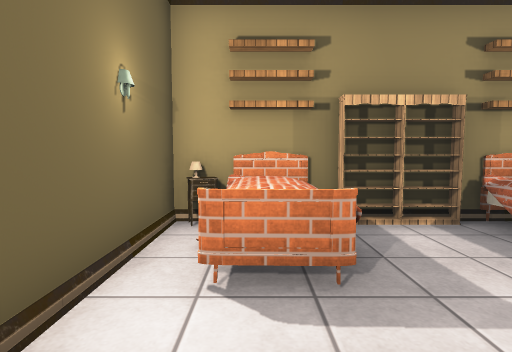
View 1 (above)

16 first-person views from a walk through a scene from a Unity 3-D project. The camera is 1.2 m above the floor, tilts 4° down and sees 80° across. The floor is counted in squares, 1 m on a side. Each view is taken from the middle of a square. On the plan, view 1 faces up. The plan holds only what a view shows up to about 13 squares ahead; the rest is blank. The place goes on beyond the plan. The player is left out. Door leaves are left out, so doorways stand open. Some surface patterns are stand-ins.

View 2
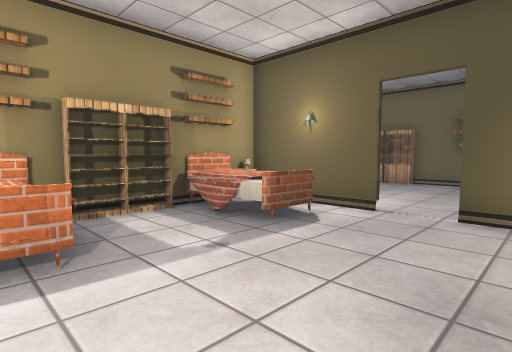

View 3
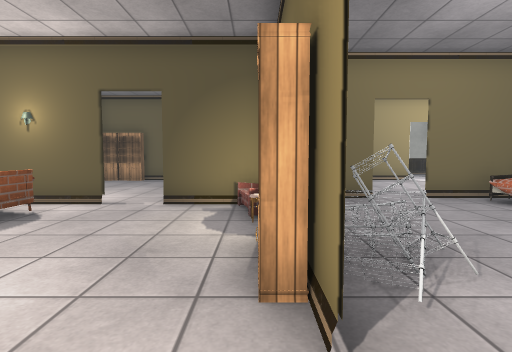

View 4
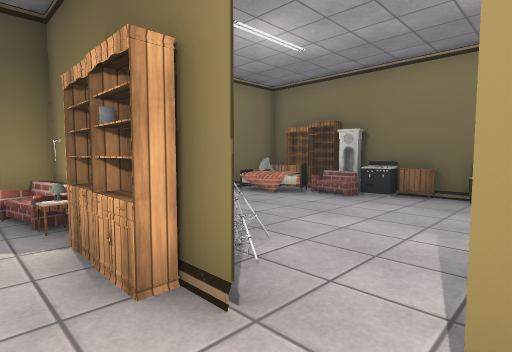

View 5
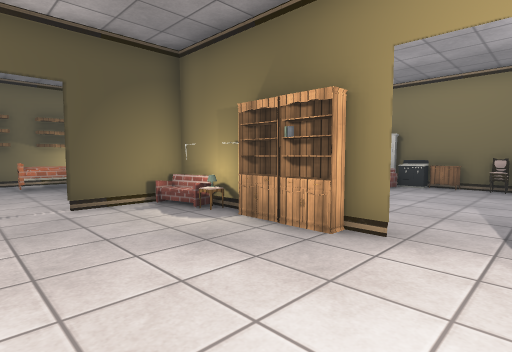

View 6
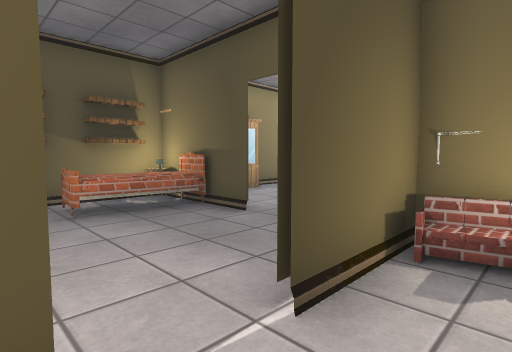

View 7
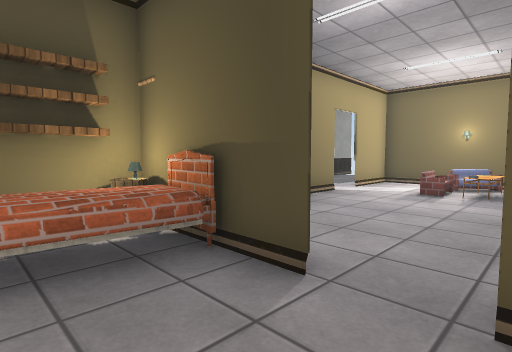

View 8
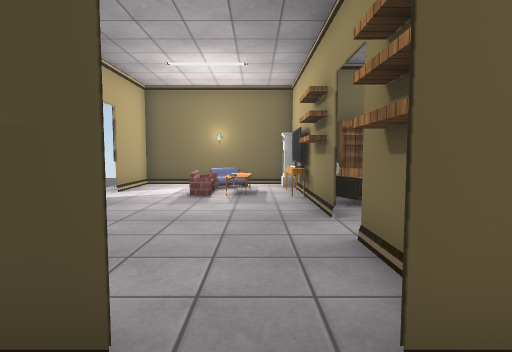

View 9
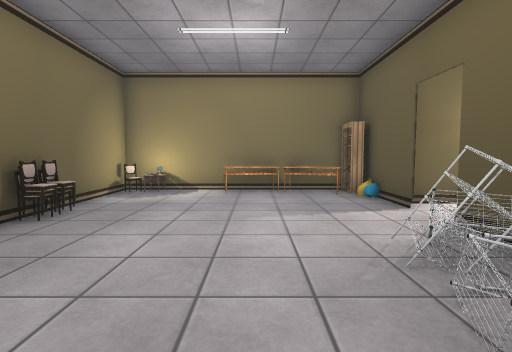

View 10
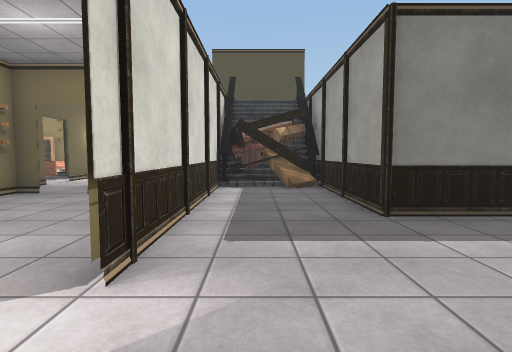

View 11
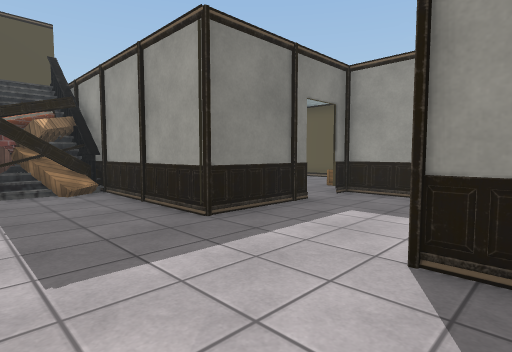

View 12
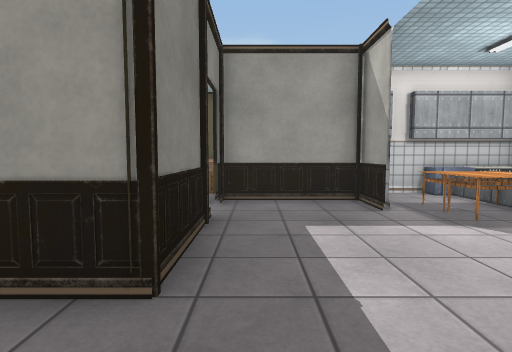

View 13
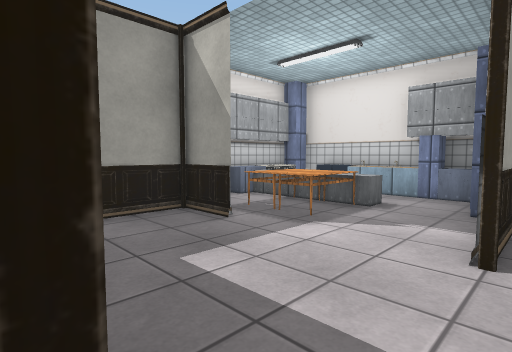

View 14
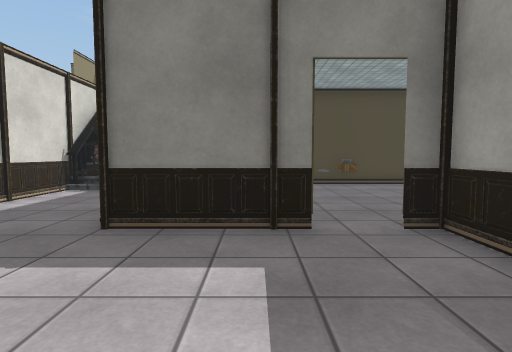

View 15
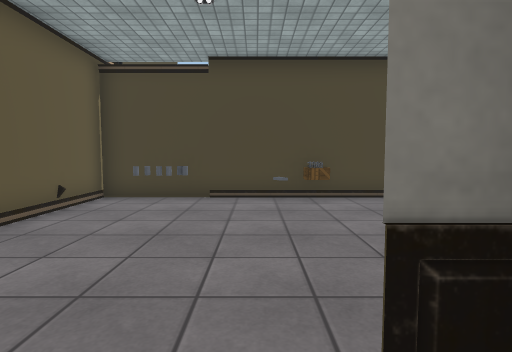

View 16
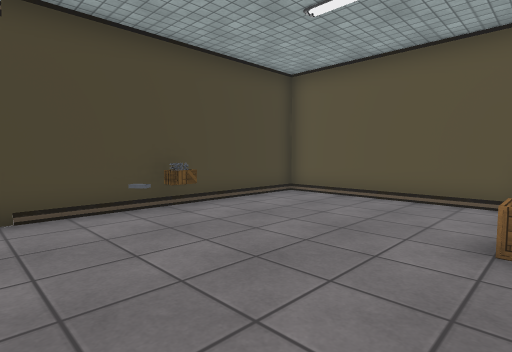

### Floor plan
Points are (right, up) in squares from view 1. A wall is a line through its corners. A room is listed if a view was taken in it or the views show most of it. See-through windows are left out.
Room 1 (views 1, 2, 3, 4, 5, 6, 7, 8, 9, 10, 11, 12, 13, 14, 15)
walls: (7.5, -5.4) (7.5, -4.6); (7.5, -4) (7.5, -5.2); (7.5, -6.6) (7.5, -7.5); (8.4, -2.5) (7.5, -2.5); (9.6, -2.5) (10.5, -2.5); (7.5, -7.2) (7.5, -6.7); (6.4, -2.5) (6.4, 0.4); (13.6, -6.5) (13.6, -9.4); (13.5, -1.7) (13.5, 3.4); (13.5, -9.4) (13.5, -6.6); (14.5, -0.6) (13.6, -0.6) (13.6, -1.9); (6.4, 1.6) (6.4, 5.2); (14.2, -0.1) (13.6, -0.1); (14.5, -0.3) (13.6, -0.3); (1.6, -2.5) (0.8, -2.5); (8.5, -13.5) (13.5, -13.5) (13.5, -10.7); (0.6, -2.5) (1.5, -2.5); (17.6, -0.6) (17, -0.6); (-0.6, -2.5) (-4, -2.5); (17.5, -12.1) (17.5, -9.9); (-1.5, -1) (-1.5, -2.1); (4.6, 5.5) (3.4, 5.5); (21, -6.1) (17.5, -6.1) (17.5, -1); (1.5, 5.5) (-1.5, 5.5) (-1.5, 1.6); (21.4, -9.8) (23.1, -9.8) (23.1, -6); (-4.5, -7.9) (-4.5, -10.5) (4.1, -10.5); (18.6, -15.8) (23.5, -15.8); (24.6, -12.5) (24.6, -11.1)
low walls: (14.5, -0.4) (13.9, -0.5); (14.5, -0.2) (14, -0.3)
ways out: open door at (21.5, -6) to room 2; opening at (15, -1); open door at (0, -2.5); open door at (6.5, 1); open door at (7.5, -6); open door at (8.7, -2.3); open door at (13.5, -10); open door at (19.5, -9.5)
objects: chair (-4, -10); table (-4, -7) to (-3, -6); table (-4, -5) to (-3, -4); other object (-4, -3) to (-3, -3); other object (-1, 4); other object (-1, 5); chair (0, -10); bed (0, 3) to (1, 5); other object (2, -10); shelf (2, -4) to (3, -3); shelf (2, -4) to (3, -3); other object (2, -2); other object (2, 5) to (2, 6); other object (3, -10); sofa (3, -9); other object (3, -2); other object (3, 5) to (3, 6); clock (4, -10); other object (4, -3); bed (4, 3) to (5, 5); other object (5, -10) to (6, -10); bed (5, -9) to (7, -8); other object (5, -3); sofa (5, -2); other object (7, -10); other object (7, -9); clock (8, -13) to (8, -12); table (8, -11) to (8, -10); other object (8, -9); desk (8, -8); desk (8, -4); desk (8, -3); table (9, -12) to (10, -10); sofa (10, -12) to (11, -12); sofa (11, -11) to (11, -10); bed (11, -2) to (12, 0); other object (13, -6) to (13, -3); other object (13, -2); desk (13, -1) to (13, 0); other object (13, 1); other object (13, 2); other object (13, 3); other object (14, -2); other object (18, -13); other object (19, -15); other object (20, -15); other object (20, -13); other object (21, -15); table (21, -12) to (21, -11); other object (22, -15); table (22, -12) to (22, -11); other object (23, -15); other object (24, -16) to (25, -15); other object (24, -14) to (25, -14); other object (24, -13) to (25, -13); other object (24, -12)
Room 2 (view 16)
walls: (28.2, -4.4) (28.2, 1.5) (17.7, 1.5) (17.7, -2)
ways out: open door at (21.5, -6) to room 1
objects: other object (19, 1); other object (20, 1); box (23, 1) to (24, 1); box (25, -5); other object (27, -5) to (28, -5)

Where each view was taken, in squares from view 1:
view 1: 0 up, 0 right, facing up
view 2: 1 down, 0 right, facing up-right
view 3: 2 down, 1 left, facing right
view 4: 1 down, 1 left, facing down-right
view 5: 2 up, 1 left, facing down-right
view 6: 2 up, 5 right, facing down-right
view 7: 0 up, 8 right, facing down-right
view 8: 1 down, 9 right, facing down
view 9: 6 down, 6 right, facing left
view 10: 12 down, 15 right, facing up
view 11: 11 down, 14 right, facing up-right
view 12: 7 down, 15 right, facing right
view 13: 6 down, 17 right, facing down-right
view 14: 11 down, 20 right, facing up
view 15: 7 down, 22 right, facing up
view 16: 5 down, 20 right, facing up-right
